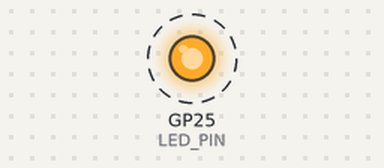
A program run on a simulated Raspberry Pi Pico running MicroPython. Parts: output pins drawn as LEDs (lit = HIGH). Dashed ring = blinking.

Above: at 0.12 s.
Timing chart, 0 to 3.0 s (numbered marks = the images above):
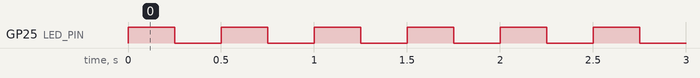

Measured:
- by itself, GP25 (LED_PIN): alternates HIGH for 0.25 s and LOW for 0.25 s

The program:

pico_blink.py
```python
# Blinks the Raspberry Pi Pico onboard LED on and off at 250 ms intervals.
#
# Full tutorial: https://shillehtek.com/blogs/news/raspberry-pi-pico-wokwi-simulate-projects-without-hardware
# Parts used: https://shillehtek.com/products/mpu-6050-pre-soldered-6-dof-accelerometer
#             https://shillehtek.com/products/shillehtek-mpu-6050-module-gy-521-module-unsoldered-version
#             https://shillehtek.com/products/raspberry-pi-pico-2w-presoldered-headers
# More examples: https://github.com/shillehbean/shillehtek-examples
#

# MicroPython script for blinking an LED on the Raspberry Pi Pico

from machine import Pin
import time

# Check if the default LED pin is available
try:
    LED_PIN = Pin(Pin.PICO_DEFAULT_LED_PIN, Pin.OUT)
except AttributeError:
    # If PICO_DEFAULT_LED_PIN is not defined, use Pin 25 which is the default LED pin for the Pico
    LED_PIN = Pin(25, Pin.OUT)

# Blink the LED
while True:
    LED_PIN.value(1)  # Turn the LED on
    time.sleep(0.25)  # Wait for 250 milliseconds
    LED_PIN.value(0)  # Turn the LED off
    time.sleep(0.25)  # Wait for 250 milliseconds
```
